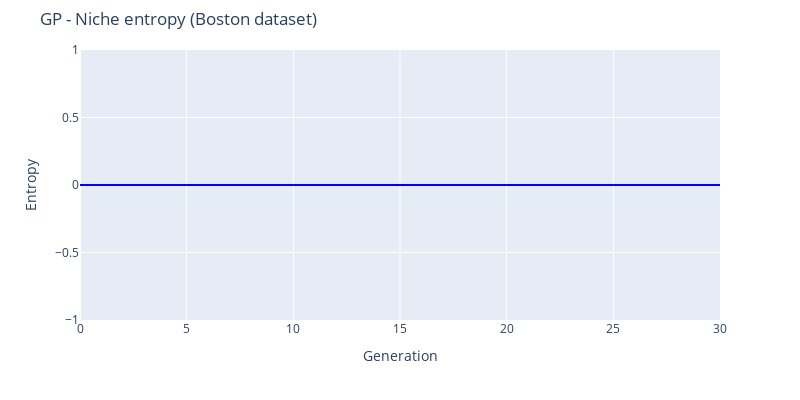

The cell this chart's notebook holds for it:
### Code cell
fig = go.Figure()
fig.add_trace(go.Scatter(y=pd.read_csv(LOG_PATH, header=None).iloc[:,10].values, 
                         mode='lines', name='Train', line=dict(color=train_color)))
fig.update_layout(
    height=400, width=800, 
    margin=dict(t=50),
    title_text='GP - Niche entropy ('+DATASET_NAME+' dataset)',
    yaxis_range=[0,None],
    xaxis_title='Generation', yaxis_title='Entropy'
)
fig.show()

### Figure 1 — Plotly figure (JSON) as saved in the notebook; plotly's stock layout.template omitted (floating-point values rounded to 4 significant figures)
{"data": [{"line": {"color": "blue"}, "mode": "lines", "name": "Train", "type": "scatter", "y": [0.0, 0.0, 0.0, 0.0, 0.0, 0.0, 0.0, 0.0, 0.0, 0.0, 0.0, 0.0, 0.0, 0.0, 0.0, 0.0, 0.0, 0.0, 0.0, 0.0, 0.0, 0.0, 0.0, 0.0, 0.0, 0.0, 0.0, 0.0, 0.0, 0.0, 0.0]}], "layout": {"height": 400, "margin": {"t": 50}, "title": {"text": "GP - Niche entropy (Boston dataset)"}, "width": 800, "xaxis": {"title": {"text": "Generation"}}, "yaxis": {"range": [0, null], "title": {"text": "Entropy"}}}}
